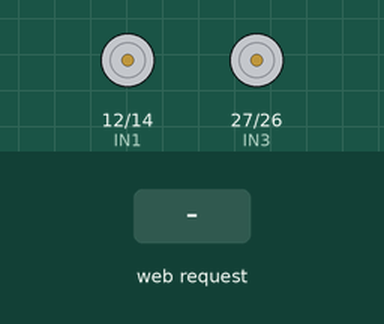
The sketch below on a simulated ESP32. Shown: motor-driver pin pairs drawn as motors (green arrow = first pin HIGH = forward, orange = second pin HIGH = backward, longer = more drive). Inputs (shaded band) come from the test bench. What the sketch prints to the serial monitor is not drawn.

Above: at 1.3 s.
1.4 s: HTTP request GET /control?cmd=up received
At 2.1 s:
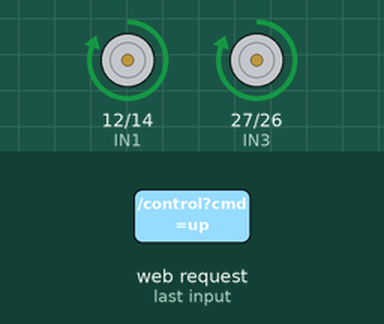
2.9 s: HTTP request GET /control?cmd=down received
At 3.2 s:
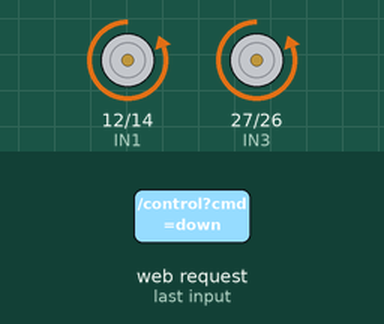
4.4 s: HTTP request GET /control?cmd=left received
At 5.6 s:
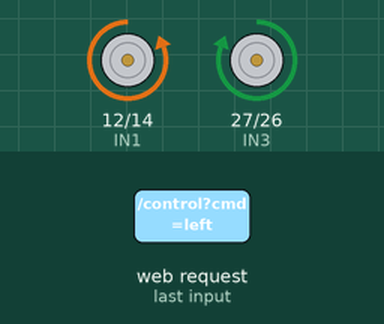
5.9 s: HTTP request GET /control?cmd=right received
At 6.7 s:
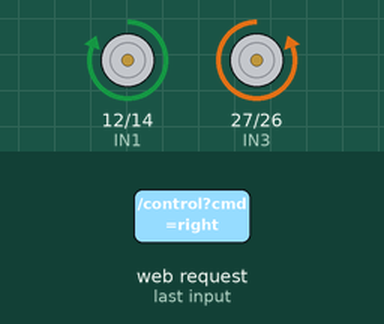
7.4 s: HTTP request GET /control?cmd=1 received
At 7.9 s:
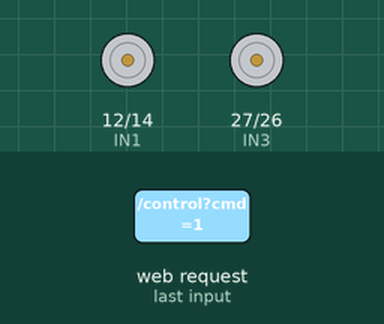
Timing chart, 0 to 9.9 s (numbered marks = the images above; inputs shaded):
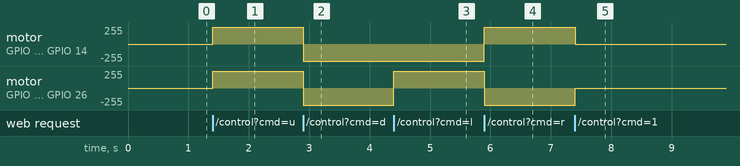

Measured:
- after the input at 1.4 s, motor on GPIO 12 (IN1) / GPIO 14 (IN2), motor on GPIO 27 (IN3) / GPIO 26 (IN4): stopped → forward 255/255 at once
- after the input at 2.9 s, motor on GPIO 12 (IN1) / GPIO 14 (IN2), motor on GPIO 27 (IN3) / GPIO 26 (IN4): forward 255/255 → backward 255/255 at once
- after the input at 4.4 s, motor on GPIO 27 (IN3) / GPIO 26 (IN4): backward 255/255 → forward 255/255 at once
- after the input at 5.9 s, motor on GPIO 12 (IN1) / GPIO 14 (IN2): backward 255/255 → forward 255/255 at once; motor on GPIO 27 (IN3) / GPIO 26 (IN4): forward 255/255 → backward 255/255 at once
- after the input at 7.4 s, motor on GPIO 12 (IN1) / GPIO 14 (IN2): forward 255/255 → stopped at once; motor on GPIO 27 (IN3) / GPIO 26 (IN4): backward 255/255 → stopped at once

The sketch:

code_v2.ino
```cpp
/*
   ESP32 Robot Access Point + Captive Portal + mDNS
   لوحة تحكم تفتح تلقائياً فور الاتصال بشبكة الـ Wi-Fi
*/

#include <WiFi.h>
#include <WebServer.h>
#include <DNSServer.h>
#include <ESPmDNS.h>

// إعدادات شبكة الـ Wi-Fi الخاصة بالروبوت
const char* ssid = "ESP32-Robot";
const char* password = "12345678";

// منفذ DNS المعتاد
const byte DNS_PORT = 53;
DNSServer dnsServer;

// إنشاء خادم الويب على المنفذ 80
WebServer server(80);

// تعريف دبابيس توصيل المحركات
#define IN1 12  // المحرك الأيسر
#define IN2 14  // المحرك الأيسر
#define IN3 27  // المحرك الأيمن
#define IN4 26  // المحرك الأيمن

// دالة توجيه المحركات
void moveMotors(int leftSpeed, int rightSpeed) {
  // التحكم بالمحرك الأيسر
  if (leftSpeed > 0) {
    digitalWrite(IN1, HIGH);
    digitalWrite(IN2, LOW);
  } else if (leftSpeed < 0) {
    digitalWrite(IN1, LOW);
    digitalWrite(IN2, HIGH);
  } else {
    digitalWrite(IN1, LOW);
    digitalWrite(IN2, LOW);
  }

  // التحكم بالمحرك الأيمن
  if (rightSpeed > 0) {
    digitalWrite(IN3, HIGH);
    digitalWrite(IN4, LOW);
  } else if (rightSpeed < 0) {
    digitalWrite(IN3, LOW);
    digitalWrite(IN4, HIGH);
  } else {
    digitalWrite(IN3, LOW);
    digitalWrite(IN4, LOW);
  }
}

// تصميم لوحة التحكم الاحترافية (HTML + CSS + JS)
const char HTML_CONTENT[] PROGMEM = R"rawliteral(
<!DOCTYPE html>
<html lang="ar" dir="rtl">
<head>
    <meta charset="UTF-8">
    <meta name="viewport" content="width=device-width, initial-scale=1.0, user-scalable=no">
    <title>لوحة تحكم الروبوت</title>
    <style>
        * {
            box-sizing: border-box;
            touch-action: manipulation;
        }
        body {
            font-family: 'Segoe UI', Tahoma, Geneva, Verdana, sans-serif;
            background-color: #121212;
            color: #ffffff;
            text-align: center;
            margin: 0;
            padding: 20px;
            display: flex;
            flex-direction: column;
            align-items: center;
            justify-content: center;
            height: 100vh;
            user-select: none;
            -webkit-user-select: none;
            overflow: hidden;
        }
        h1 {
            font-size: 22px;
            margin-bottom: 25px;
            color: #00adb5;
            text-shadow: 0 0 10px rgba(0, 173, 181, 0.3);
        }
        .grid-container {
            display: grid;
            grid-template-columns: repeat(3, 85px);
            grid-gap: 15px;
            justify-content: center;
        }
        .btn {
            width: 85px;
            height: 85px;
            background: #1f1f1f;
            border: 2px solid #333;
            border-radius: 16px;
            color: #ffffff;
            font-size: 28px;
            font-weight: bold;
            cursor: pointer;
            box-shadow: 0 6px 12px rgba(0,0,0,0.5);
            transition: all 0.1s ease;
            display: flex;
            align-items: center;
            justify-content: center;
        }
        .btn:active {
            background-color: #00adb5;
            border-color: #00adb5;
            transform: scale(0.95);
            box-shadow: 0 2px 5px rgba(0, 173, 181, 0.4);
        }
        .up { grid-column: 2; grid-row: 1; }
        .left { grid-column: 1; grid-row: 2; }
        .stop {
            grid-column: 2;
            grid-row: 2;
            background-color: #e63946;
            border-color: #e63946;
        }
        .stop:active {
            background-color: #ff4d5a;
        }
        .right { grid-column: 3; grid-row: 2; }
        .down { grid-column: 2; grid-row: 3; }
        .footer {
            margin-top: 30px;
            font-size: 12px;
            color: #666;
        }
    </style>
</head>
<body>

    <h1>🤖 لوحة تحكم الروبوت</h1>

    <div class="grid-container">
        <button class="btn up" onmousedown="sendCmd('up')" onmouseup="sendCmd('stop')" ontouchstart="sendCmd('up'); event.preventDefault();" ontouchend="sendCmd('stop')">▲</button>
        <button class="btn left" onmousedown="sendCmd('left')" onmouseup="sendCmd('stop')" ontouchstart="sendCmd('left'); event.preventDefault();" ontouchend="sendCmd('stop')">◀</button>
        <button class="btn stop" onclick="sendCmd('stop')">■</button>
        <button class="btn right" onmousedown="sendCmd('right')" onmouseup="sendCmd('stop')" ontouchstart="sendCmd('right'); event.preventDefault();" ontouchend="sendCmd('stop')">▶</button>
        <button class="btn down" onmousedown="sendCmd('down')" onmouseup="sendCmd('stop')" ontouchstart="sendCmd('down'); event.preventDefault();" ontouchend="sendCmd('stop')">▼</button>
    </div>

    <div class="footer">متصل بالروبوت مباشرة</div>

    <script>
        function sendCmd(cmd) {
            fetch('/control?cmd=' + cmd)
                .catch(err => console.error('Error:', err));
        }
    </script>
</body>
</html>
)rawliteral";

// معالجة فتح الصفحة الرئيسية
void handleRoot() {
  server.send(200, "text/html", HTML_CONTENT);
}

// معالجة أوامر الحركة
void handleControl() {
  if (server.hasArg("cmd")) {
    String cmd = server.arg("cmd");

    if (cmd == "up") moveMotors(1, 1);
    else if (cmd == "down") moveMotors(-1, -1);
    else if (cmd == "left") moveMotors(-1, 1);
    else if (cmd == "right") moveMotors(1, -1);
    else moveMotors(0, 0); // stop
  }
  server.send(200, "text/plain", "OK");
}

void setup() {
  Serial.begin(115200);

  // إعداد دبابيس المحركات كمخرجات
  pinMode(IN1, OUTPUT);
  pinMode(IN2, OUTPUT);
  pinMode(IN3, OUTPUT);
  pinMode(IN4, OUTPUT);
  moveMotors(0, 0);

  // 1. تشغيل شبكة الـ Wi-Fi
  WiFi.mode(WIFI_AP);
  WiFi.softAP(ssid, password);
  delay(100);

  IPAddress apIP = WiFi.softAPIP();
  Serial.print("عنوان IP الشبكة: ");
  Serial.println(apIP);

  // 2. تشغيل الـ Captive Portal لتوجيه كل الطلبات إلى IP الـ ESP32
  dnsServer.start(DNS_PORT, "*", apIP);

  // 3. إعداد mDNS للتصفح عبر الاسم control.local
  if (MDNS.begin("control")) {
    Serial.println("mDNS شغال: http://control.local");
  }

  // 4. ضبط مسارات خادم الويب
  server.on("/", handleRoot);
  server.on("/control", handleControl);

  // توجيه أي رابط خاطئ أو طلب تلقائي من الأنظمة (مثل Android/iOS) للـ Root
  server.onNotFound([]() {
    server.send(200, "text/html", HTML_CONTENT);
  });

  server.begin();
  Serial.println("الخادم جاهز!");
}

void loop() {
  // استقبال طلبات الـ DNS لتفعيل الـ Captive Portal
  dnsServer.processNextRequest();

  // استقبال طلبات خادم الويب
  server.handleClient();
}
```
